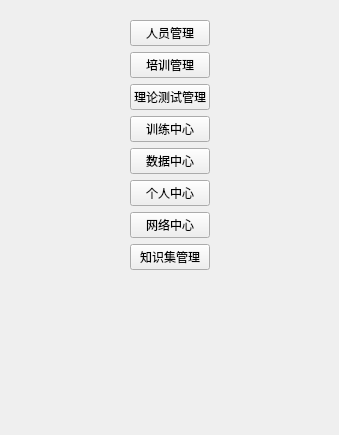
<?xml version="1.0" encoding="UTF-8"?>
<ui version="4.0">
 <class>SYMenuWindow</class>
 <widget class="QWidget" name="SYMenuWindow">
  <property name="geometry">
   <rect>
    <x>0</x>
    <y>0</y>
    <width>339</width>
    <height>435</height>
   </rect>
  </property>
  <property name="windowTitle">
   <string>SimLaparo</string>
  </property>
  <layout class="QHBoxLayout" name="horizontalLayout">
   <item>
    <widget class="QFrame" name="menuBackgroundFrame">
     <property name="frameShape">
      <enum>QFrame::NoFrame</enum>
     </property>
     <property name="frameShadow">
      <enum>QFrame::Raised</enum>
     </property>
     <layout class="QVBoxLayout" name="verticalLayout">
      <item>
       <layout class="QHBoxLayout" name="horizontalLayout_7">
        <item>
         <spacer name="horizontalSpacer_11">
          <property name="orientation">
           <enum>Qt::Horizontal</enum>
          </property>
          <property name="sizeHint" stdset="0">
           <size>
            <width>40</width>
            <height>20</height>
           </size>
          </property>
         </spacer>
        </item>
        <item>
         <widget class="QPushButton" name="personMgrBtn">
          <property name="focusPolicy">
           <enum>Qt::NoFocus</enum>
          </property>
          <property name="text">
           <string>人员管理</string>
          </property>
          <property name="checkable">
           <bool>true</bool>
          </property>
          <property name="flat">
           <bool>false</bool>
          </property>
         </widget>
        </item>
        <item>
         <spacer name="horizontalSpacer_12">
          <property name="orientation">
           <enum>Qt::Horizontal</enum>
          </property>
          <property name="sizeHint" stdset="0">
           <size>
            <width>40</width>
            <height>20</height>
           </size>
          </property>
         </spacer>
        </item>
       </layout>
      </item>
      <item>
       <layout class="QHBoxLayout" name="horizontalLayout_9">
        <item>
         <spacer name="horizontalSpacer_14">
          <property name="orientation">
           <enum>Qt::Horizontal</enum>
          </property>
          <property name="sizeHint" stdset="0">
           <size>
            <width>40</width>
            <height>20</height>
           </size>
          </property>
         </spacer>
        </item>
        <item>
         <widget class="QPushButton" name="trainingMgrBtn">
          <property name="focusPolicy">
           <enum>Qt::NoFocus</enum>
          </property>
          <property name="text">
           <string>培训管理</string>
          </property>
          <property name="checkable">
           <bool>true</bool>
          </property>
         </widget>
        </item>
        <item>
         <spacer name="horizontalSpacer_15">
          <property name="orientation">
           <enum>Qt::Horizontal</enum>
          </property>
          <property name="sizeHint" stdset="0">
           <size>
            <width>40</width>
            <height>20</height>
           </size>
          </property>
         </spacer>
        </item>
       </layout>
      </item>
      <item>
       <layout class="QHBoxLayout" name="horizontalLayout_19">
        <item>
         <spacer name="horizontalSpacer_30">
          <property name="orientation">
           <enum>Qt::Horizontal</enum>
          </property>
          <property name="sizeHint" stdset="0">
           <size>
            <width>40</width>
            <height>20</height>
           </size>
          </property>
         </spacer>
        </item>
        <item>
         <widget class="QPushButton" name="theoryMgrBtn">
          <property name="focusPolicy">
           <enum>Qt::NoFocus</enum>
          </property>
          <property name="text">
           <string>理论测试管理</string>
          </property>
          <property name="checkable">
           <bool>true</bool>
          </property>
         </widget>
        </item>
        <item>
         <spacer name="horizontalSpacer_31">
          <property name="orientation">
           <enum>Qt::Horizontal</enum>
          </property>
          <property name="sizeHint" stdset="0">
           <size>
            <width>40</width>
            <height>20</height>
           </size>
          </property>
         </spacer>
        </item>
       </layout>
      </item>
      <item>
       <layout class="QHBoxLayout" name="horizontalLayout_16">
        <item>
         <spacer name="horizontalSpacer_24">
          <property name="orientation">
           <enum>Qt::Horizontal</enum>
          </property>
          <property name="sizeHint" stdset="0">
           <size>
            <width>40</width>
            <height>20</height>
           </size>
          </property>
         </spacer>
        </item>
        <item>
         <widget class="QPushButton" name="trainingCenterBtn">
          <property name="focusPolicy">
           <enum>Qt::NoFocus</enum>
          </property>
          <property name="text">
           <string>训练中心</string>
          </property>
          <property name="checkable">
           <bool>true</bool>
          </property>
         </widget>
        </item>
        <item>
         <spacer name="horizontalSpacer_25">
          <property name="orientation">
           <enum>Qt::Horizontal</enum>
          </property>
          <property name="sizeHint" stdset="0">
           <size>
            <width>40</width>
            <height>20</height>
           </size>
          </property>
         </spacer>
        </item>
       </layout>
      </item>
      <item>
       <layout class="QHBoxLayout" name="horizontalLayout_27">
        <item>
         <spacer name="horizontalSpacer_46">
          <property name="orientation">
           <enum>Qt::Horizontal</enum>
          </property>
          <property name="sizeHint" stdset="0">
           <size>
            <width>40</width>
            <height>20</height>
           </size>
          </property>
         </spacer>
        </item>
        <item>
         <widget class="QPushButton" name="dataCenterBtn">
          <property name="focusPolicy">
           <enum>Qt::NoFocus</enum>
          </property>
          <property name="text">
           <string>数据中心</string>
          </property>
          <property name="checkable">
           <bool>true</bool>
          </property>
         </widget>
        </item>
        <item>
         <spacer name="horizontalSpacer_47">
          <property name="orientation">
           <enum>Qt::Horizontal</enum>
          </property>
          <property name="sizeHint" stdset="0">
           <size>
            <width>40</width>
            <height>20</height>
           </size>
          </property>
         </spacer>
        </item>
       </layout>
      </item>
      <item>
       <layout class="QHBoxLayout" name="horizontalLayout_25">
        <item>
         <spacer name="horizontalSpacer_42">
          <property name="orientation">
           <enum>Qt::Horizontal</enum>
          </property>
          <property name="sizeHint" stdset="0">
           <size>
            <width>40</width>
            <height>20</height>
           </size>
          </property>
         </spacer>
        </item>
        <item>
         <widget class="QPushButton" name="personCenterBtn">
          <property name="focusPolicy">
           <enum>Qt::NoFocus</enum>
          </property>
          <property name="text">
           <string>个人中心</string>
          </property>
          <property name="checkable">
           <bool>true</bool>
          </property>
         </widget>
        </item>
        <item>
         <spacer name="horizontalSpacer_43">
          <property name="orientation">
           <enum>Qt::Horizontal</enum>
          </property>
          <property name="sizeHint" stdset="0">
           <size>
            <width>40</width>
            <height>20</height>
           </size>
          </property>
         </spacer>
        </item>
       </layout>
      </item>
      <item>
       <layout class="QHBoxLayout" name="horizontalLayout_26">
        <item>
         <spacer name="horizontalSpacer_44">
          <property name="orientation">
           <enum>Qt::Horizontal</enum>
          </property>
          <property name="sizeHint" stdset="0">
           <size>
            <width>40</width>
            <height>20</height>
           </size>
          </property>
         </spacer>
        </item>
        <item>
         <widget class="QPushButton" name="networkCenterBtn">
          <property name="focusPolicy">
           <enum>Qt::NoFocus</enum>
          </property>
          <property name="text">
           <string>网络中心</string>
          </property>
          <property name="checkable">
           <bool>true</bool>
          </property>
         </widget>
        </item>
        <item>
         <spacer name="horizontalSpacer_45">
          <property name="orientation">
           <enum>Qt::Horizontal</enum>
          </property>
          <property name="sizeHint" stdset="0">
           <size>
            <width>40</width>
            <height>20</height>
           </size>
          </property>
         </spacer>
        </item>
       </layout>
      </item>
      <item>
       <layout class="QHBoxLayout" name="horizontalLayout_28">
        <item>
         <spacer name="horizontalSpacer_48">
          <property name="orientation">
           <enum>Qt::Horizontal</enum>
          </property>
          <property name="sizeHint" stdset="0">
           <size>
            <width>40</width>
            <height>20</height>
           </size>
          </property>
         </spacer>
        </item>
        <item>
         <widget class="QPushButton" name="knowledgeLibMgrBtn">
          <property name="focusPolicy">
           <enum>Qt::NoFocus</enum>
          </property>
          <property name="text">
           <string>知识集管理</string>
          </property>
          <property name="checkable">
           <bool>true</bool>
          </property>
         </widget>
        </item>
        <item>
         <spacer name="horizontalSpacer_49">
          <property name="orientation">
           <enum>Qt::Horizontal</enum>
          </property>
          <property name="sizeHint" stdset="0">
           <size>
            <width>40</width>
            <height>20</height>
           </size>
          </property>
         </spacer>
        </item>
       </layout>
      </item>
      <item>
       <spacer name="verticalSpacer_5">
        <property name="orientation">
         <enum>Qt::Vertical</enum>
        </property>
        <property name="sizeHint" stdset="0">
         <size>
          <width>166</width>
          <height>148</height>
         </size>
        </property>
       </spacer>
      </item>
     </layout>
    </widget>
   </item>
  </layout>
 </widget>
 <resources/>
 <connections/>
</ui>
